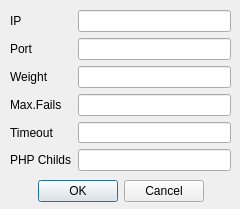
<?xml version="1.0" encoding="UTF-8"?>
<ui version="4.0">
 <class>Configuration::NginxAddServerDialog</class>
 <widget class="QDialog" name="Configuration::NginxAddServerDialog">
  <property name="geometry">
   <rect>
    <x>0</x>
    <y>0</y>
    <width>240</width>
    <height>209</height>
   </rect>
  </property>
  <property name="windowTitle">
   <string>Dialog</string>
  </property>
  <widget class="QWidget" name="formLayoutWidget">
   <property name="geometry">
    <rect>
     <x>10</x>
     <y>10</y>
     <width>221</width>
     <height>161</height>
    </rect>
   </property>
   <layout class="QFormLayout" name="formLayout">
    <item row="0" column="0">
     <widget class="QLabel" name="label_IP">
      <property name="text">
       <string>IP</string>
      </property>
     </widget>
    </item>
    <item row="1" column="0">
     <widget class="QLabel" name="label_Port">
      <property name="text">
       <string>Port</string>
      </property>
     </widget>
    </item>
    <item row="0" column="1">
     <widget class="QLineEdit" name="lineEdit_IP"/>
    </item>
    <item row="1" column="1">
     <widget class="QLineEdit" name="lineEdit_Port"/>
    </item>
    <item row="2" column="1">
     <widget class="QLineEdit" name="lineEdit_Weight"/>
    </item>
    <item row="3" column="1">
     <widget class="QLineEdit" name="lineEdit_MaxFails"/>
    </item>
    <item row="4" column="1">
     <widget class="QLineEdit" name="lineEdit_Timeout"/>
    </item>
    <item row="2" column="0">
     <widget class="QLabel" name="label_Weight">
      <property name="text">
       <string>Weight</string>
      </property>
     </widget>
    </item>
    <item row="3" column="0">
     <widget class="QLabel" name="label_MaxFails">
      <property name="text">
       <string>Max.Fails</string>
      </property>
     </widget>
    </item>
    <item row="4" column="0">
     <widget class="QLabel" name="label_timeout">
      <property name="text">
       <string>Timeout</string>
      </property>
     </widget>
    </item>
    <item row="5" column="0">
     <widget class="QLabel" name="label_phpchilds">
      <property name="text">
       <string>PHP Childs</string>
      </property>
     </widget>
    </item>
    <item row="5" column="1">
     <widget class="QLineEdit" name="lineEdit_PHPChildren"/>
    </item>
   </layout>
  </widget>
  <widget class="QDialogButtonBox" name="buttonBox">
   <property name="geometry">
    <rect>
     <x>10</x>
     <y>180</y>
     <width>221</width>
     <height>23</height>
    </rect>
   </property>
   <property name="orientation">
    <enum>Qt::Horizontal</enum>
   </property>
   <property name="standardButtons">
    <set>QDialogButtonBox::Cancel|QDialogButtonBox::Ok</set>
   </property>
   <property name="centerButtons">
    <bool>true</bool>
   </property>
  </widget>
 </widget>
 <resources/>
 <connections>
  <connection>
   <sender>buttonBox</sender>
   <signal>accepted()</signal>
   <receiver>Configuration::NginxAddServerDialog</receiver>
   <slot>accept()</slot>
   <hints>
    <hint type="sourcelabel">
     <x>248</x>
     <y>254</y>
    </hint>
    <hint type="destinationlabel">
     <x>157</x>
     <y>274</y>
    </hint>
   </hints>
  </connection>
  <connection>
   <sender>buttonBox</sender>
   <signal>rejected()</signal>
   <receiver>Configuration::NginxAddServerDialog</receiver>
   <slot>reject()</slot>
   <hints>
    <hint type="sourcelabel">
     <x>316</x>
     <y>260</y>
    </hint>
    <hint type="destinationlabel">
     <x>286</x>
     <y>274</y>
    </hint>
   </hints>
  </connection>
 </connections>
</ui>
